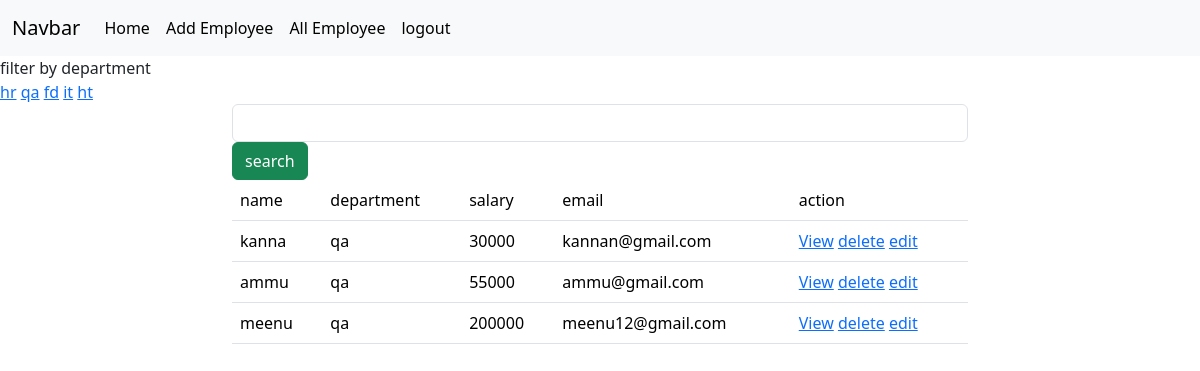
Page /employees/all?department=qa (signed in) on the committed database.
### crm/models.py (models this page shows, shortened)
class Employees(models.Model):
    name=models.CharField(max_length=200)
    department=models.CharField(max_length=200)
    salary=models.PositiveIntegerField()
    email=models.EmailField(unique=True)
    age=models.PositiveIntegerField()
    contact=models.CharField(max_length=12,null=True)
    profile_pic=models.ImageField(upload_to="image",null=True,blank=True)
    dob=models.DateField(null=True,blank=True)

### crm/views.py (the view, shortened to what this page needs)
# urls.py: path('employees/all',views.EmployeeListView.as_view(),name="emp-all"),
@method_decorator(signin_requried,name="dispatch")
class EmployeeListView(View):
    def get(self,request,*args,**kwargs):
       qs=Employees.objects.all()
       departments=Employees.objects.all().values_list("department",flat=True).distinct()
       print(departments)
       if "department" in request.GET:
           dept=request.GET.get("department")
           qs=qs.filter(department__iexact=dept)
       return render(request,"emp_list.html",{"data":qs,"departments":departments})

### crm/views.py (called while the page is built)
def signin_requried(fn):
    def wrapper(request,*args,**kwargs):
        if not request.user.is_authenticated:
            messages.error(request,"invalid session")
            return redirect("signin")
        else:
            return fn(request,*args,**kwargs)
    return wrapper

### crm/templates/emp_list.html (shortened to what this page needs)
{%extends 'base.html'%}
{%block body_block%}
<div>
    filter by department
</div>
<div>
    {%for dep in departments%}
    <a href="{%url 'emp-all'%}?department={{dep}}">{{dep}}</a>
    {%endfor%}
</div>
<div class="container">
    <div class="row">
        <div class="col-2"></div>
        <div class="col-8">
            <form action="" method="post">
                <input type="text" name="box" class="form-control">
                <button type="submit" class="btn btn-success">search</button>
            </form>
        </div>
        <div class="col-2"></div>
    </div>
</div>
<div class="container">
    <div class="row">
        <div class="col-2"></div>
        <div class="col-8">
            <table class="table">
                <tr>
                    <td>name</td>
                    <td>department</td>
                    <td>salary</td>
                    <td>email</td>
                    <td>action</td>
                </tr>
                {%for emp in data%}
                <tr>
                    <td>{{emp.name}}</td>
                    <td>{{emp.department}}</td>
                    <td>{{emp.salary}}</td>
                    <td>{{emp.email}}</td>
                    <td>
                        <a href="{%url 'emp-detail' emp.id%}">View</a>
                        <a href="{%url 'emp-delete' emp.id%}">delete</a>
                        <a href="{%url 'emp-edit' emp.id%}">edit</a>
                    </td>
                </tr>
                {%endfor%}
            </table>
        </div>
        <div class="col-2"></div>
    </div>
</div>
{%endblock%}

### rows in the picture
Employees: name "kanna", department "qa", salary "30000", email "kannan@gmail.com"
Employees: name "ammu", department "qa", salary "55000", email "ammu@gmail.com"
Employees: name "meenu", department "qa", salary "200000", email "meenu12@gmail.com"

### other values in the picture
{{ dep }} "hr" "qa" "fd" "it" "ht"
